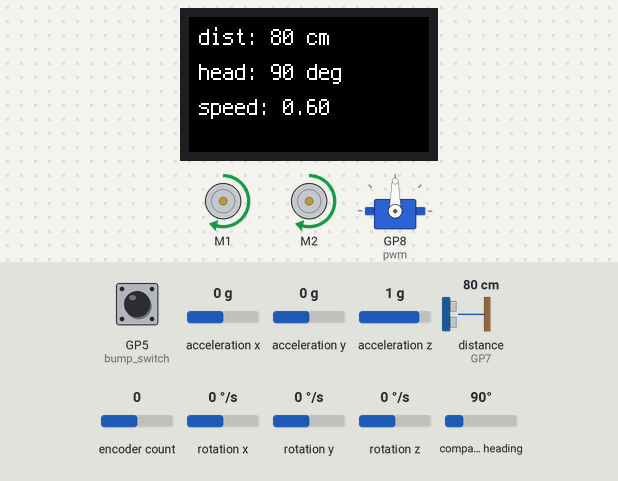
The program below on a simulated Raspberry Pi Pico running CircuitPython. Parts: 2 × DC motor (green arrow = forward, orange = backward, longer = faster), 240×135 colour display, servo. The inputs (shaded band) are chosen by the test bench; at power-on: rotation y 0 °/s, GP5 (bump_switch) HIGH, distance to the obstacle (sensor on GP7) 80 cm, encoder count 0, acceleration y 0 g, acceleration x 0 g, acceleration z 1 g, rotation x 0 °/s, rotation z 0 °/s, compass heading 90°. The echo pulse lasts 58.3 µs per cm; the board's own WiFi access point starts at once; what the program prints to the serial console is not drawn.

Above: at 3.2 s.
3.3 s: rotation y set to -192 °/s
At 6.2 s:
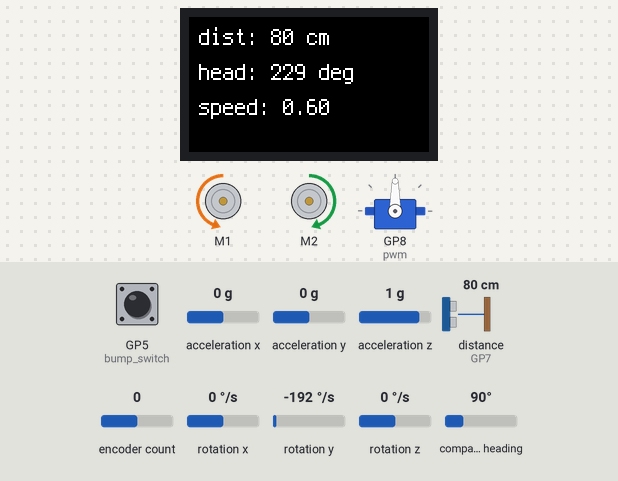
6.3 s: GP5 (bump_switch) pulled LOW for 3.2 s
At 9.44 s:
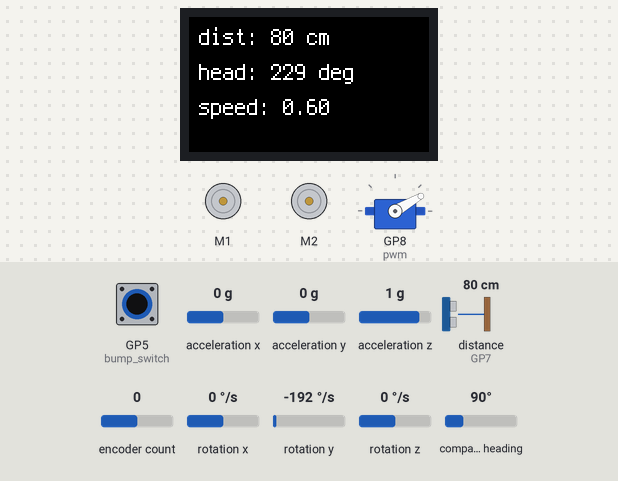
10.1 s: distance to the obstacle (sensor on GP7) set to 2 cm
At 12.1 s:
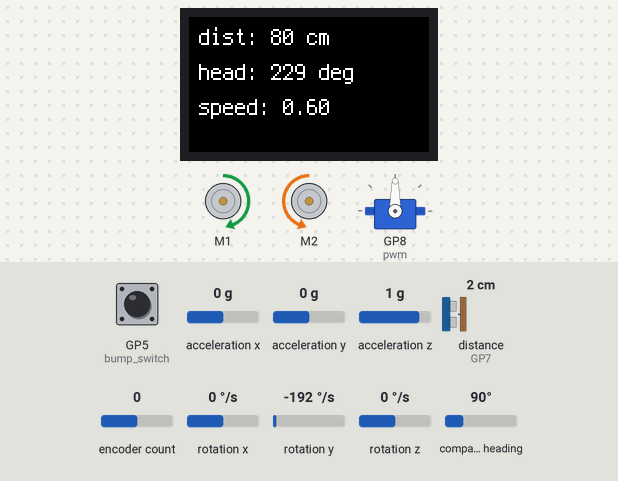
13.1 s: encoder count set to -1
At 15.52 s:
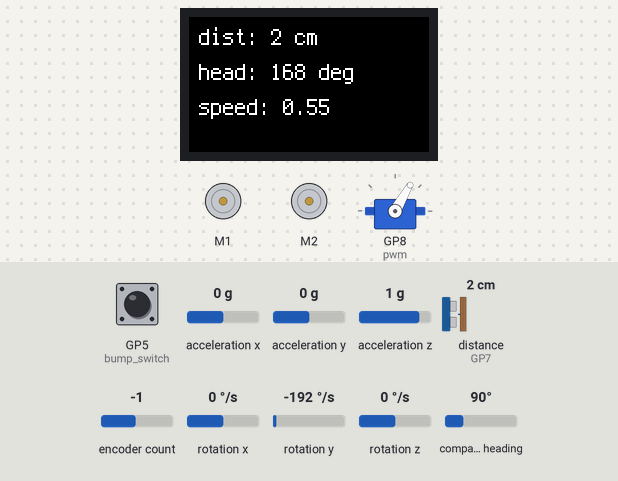
16.1 s: acceleration y set to -1.4 g
At 17.15 s:
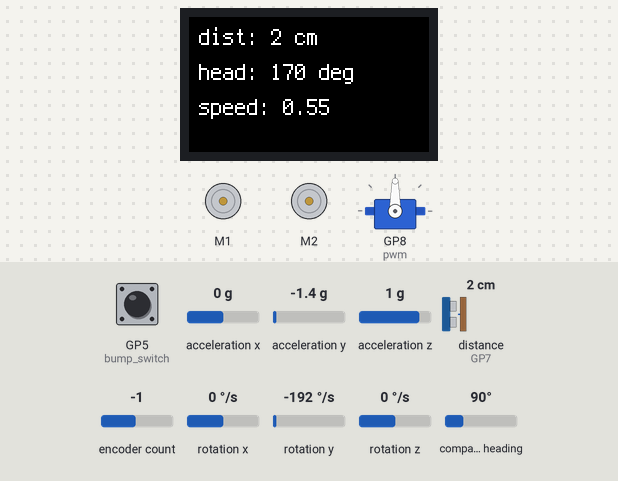
18.2 s: GP5 (bump_switch) pulled LOW for 1 s
Timing chart, 0 to 20.8 s (numbered marks = the images above; inputs shaded):
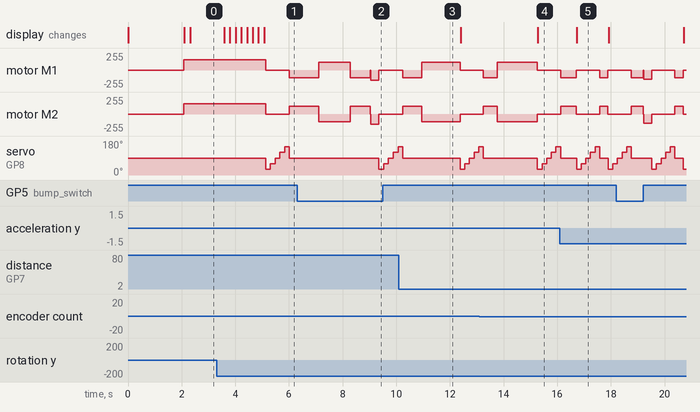

Measured:
- after the input at 3.3 s, the display: first changes after 0.29 s (image 1 shows a later state)
- after the input at 6.3 s, servo on GP8 (pwm): 90° → 30° after 3.1 s, → 60° 0.18 s later, → 90° 0.18 s later, → 120° 0.18 s later, … (5 changes in this stretch)
- after the input at 10.1 s, motor M1, motor M2: goes on until 12.4 s, then stays stopped
- after the input at 13.1 s, the display: changes after 2.2 s (image 4)
- after the input at 16.1 s, the display: changes after 0.64 s (image 5)
- what the display in image 5 shows lasts 1.2 s, from 16.7 s to 17.9 s

The program:

code.py
```python
# code.py -- full build: the finished Random Rover (Classes 1-6, all stretch goals).
# ruff: noqa: I001 -- import order matters here (see the comments on each import).
# Class 5's stop-look-go rover (class-5-code.py), plus Class 6's three stretch goals:
#   Stretch 1 -- speed_knob:    the encoder sets the drive speed live
#   Stretch 2 -- history_chart: rolling-history chart on the rover website
#   Stretch 3 -- tft_status:    on-board screen with real distance/heading/speed
# Drives forward, rescans on a timer or on proximity, turns toward the clearest
# direction by compass (closed-loop), and reports its decisions on the website.
import time
import board
import digitalio
import pwmio
import adafruit_hcsr04
from adafruit_motor import servo
import motor_driver   # Class 3
import tft_status     # Stretch 3 -- imported first so the screen is up during boot
import rover_server   # Class 5 library version -- importing it calibrates the gyro
                      # and reads the compass, so boot the rover still and flat
import history_chart  # noqa: F401 -- Stretch 2 -- must come after rover_server (edits its STATUS_PAGE)
import speed_knob     # Stretch 1

sonar = adafruit_hcsr04.HCSR04(trigger_pin=board.GP6, echo_pin=board.GP7)
pwm = pwmio.PWMOut(board.GP8, duty_cycle=0, frequency=50)
scan_servo = servo.Servo(pwm, min_pulse=500, max_pulse=2500)  # recalibrate per servo if needed

# The two fixed safety sensors -- both are digital, LOW when triggered.
bump_switch = digitalio.DigitalInOut(board.GP5)
bump_switch.direction = digitalio.Direction.INPUT
bump_switch.pull = digitalio.Pull.UP  # switch pulls the pin LOW when pressed

ir_sensor = digitalio.DigitalInOut(board.GP13)
ir_sensor.direction = digitalio.Direction.INPUT  # module drives its own LOW-on-detect output

# Tune these for your specific robot -- start conservative and adjust.
DRIVE_SPEED = 0.6                     # STARTING drive speed -- the knob changes it live
TURN_SPEED = 0.45                     # spin-in-place speed -- slow enough to stop near the target
SCAN_ANGLES = [30, 60, 90, 120, 150]  # servo degrees, left to right
CENTER_ANGLE = 90                     # servo angle that looks straight ahead
SETTLE_TIME = 0.15                    # seconds -- let the servo stop before trusting a reading
STOP_DISTANCE_CM = 25                 # distance that triggers an immediate rescan
SCAN_INTERVAL = 3.0                   # seconds -- rescan on this timer even if nothing is close
HEADING_TOLERANCE_DEG = 5             # "close enough" to the target heading
TURN_TIMEOUT_S = 3.0                  # give up on a turn whose heading never arrives
BACKOFF_S = 0.3                       # reverse time after a safety stop


def wait(seconds):
    """Drop-in for time.sleep() that keeps rover_server's IMU filter running
    about every 20 ms -- otherwise the heading would miss motion made while sleeping."""
    end_time = time.monotonic() + seconds
    while time.monotonic() < end_time:
        rover_server.update()
        time.sleep(0.02)


def read_distance():
    """Distance in cm, or None if the sensor missed its echo."""
    try:
        return sonar.distance
    except RuntimeError:
        return None


def scan():
    """Sweep SCAN_ANGLES and return the angle with the most open space."""
    readings = {}
    for angle in SCAN_ANGLES:
        scan_servo.angle = angle
        wait(SETTLE_TIME)
        readings[angle] = read_distance()
        print("scan: angle", angle, "distance_cm", readings[angle])
    scan_servo.angle = CENTER_ANGLE
    valid = {a: d for a, d in readings.items() if d is not None}
    best_angle = max(valid, key=valid.get) if valid else CENTER_ANGLE
    print("scan: chosen angle", best_angle)
    return best_angle


def heading_error(target):
    """Signed degrees from the current heading to target, -180..180 (+ = turn right).
    The +180 / % 360 / -180 trick makes 350 -> 10 a 20-degree turn, not 340."""
    return (target - rover_server.latest_heading + 180) % 360 - 180


def turn_toward(angle):
    """Spin in place until the compass heading points where the scan angle did."""
    degrees_off_center = angle - CENTER_ANGLE  # + = right of straight ahead
    if abs(degrees_off_center) < HEADING_TOLERANCE_DEG:
        print("drive: no turn needed")
        return
    target = (rover_server.latest_heading + degrees_off_center) % 360
    print("drive: turning", degrees_off_center, "deg to heading", round(target))
    start = time.monotonic()
    while True:
        error = heading_error(target)
        if abs(error) <= HEADING_TOLERANCE_DEG:
            break
        if time.monotonic() - start > TURN_TIMEOUT_S:
            print("drive: turn timed out, still off by", round(error), "deg")
            break
        if error > 0:
            motor_driver.drive(TURN_SPEED, -TURN_SPEED)   # spin right (clockwise)
        else:
            motor_driver.drive(-TURN_SPEED, TURN_SPEED)   # spin left -- also fixes overshoot
        wait(0.02)  # no server.poll() during a turn: its 0.25 s pause would overshoot
    motor_driver.stop()
    print("drive: heading now", round(rover_server.latest_heading))


def safety_override_triggered():
    """Check the bump switch and IR sensor; return which one fired, or "none"."""
    if not bump_switch.value:  # pulled LOW when pressed
        print("SAFETY: bump switch contact")
        return "limit_switch"
    if not ir_sensor.value:  # module drives LOW when it sees an obstacle
        print("SAFETY: IR sensor near-field obstacle")
        return "ir"
    return "none"


def poll_website():
    """Answer any pending website request. A browser that gave up waiting (the
    rover was scanning or turning) has already hung up, so sending the reply
    raises BrokenPipeError -- skip that request instead of crashing."""
    try:
        rover_server.server.poll()
    except OSError:
        pass


print("Full build -- Random Rover starting...")
speed_knob.reset(DRIVE_SPEED)
scan_servo.angle = CENTER_ANGLE
last_scan_time = time.monotonic()

while True:
    poll_website()  # answer any pending website request
    rover_server.scan_status["drive_state"] = "driving"
    speed = speed_knob.update()
    print("drive: forward, heading", round(rover_server.latest_heading), "speed", round(speed, 2))
    motor_driver.drive(speed, speed)

    stop_reason = "none"
    while True:
        poll_website()
        new_speed = speed_knob.update()  # Stretch 1: knob clicks take effect while driving
        if new_speed != speed:
            speed = new_speed
            motor_driver.drive(speed, speed)
        stop_reason = safety_override_triggered()
        if stop_reason != "none":
            rover_server.scan_status["drive_state"] = "stopped"
            motor_driver.stop()
            print("drive: emergency stop-and-reverse (safety override)")
            motor_driver.drive(-speed, -speed)
            wait(BACKOFF_S)  # back off enough to clear whatever triggered it
            motor_driver.stop()
            break
        distance = read_distance()
        tft_status.show(distance, rover_server.latest_heading, speed)  # Stretch 3
        if distance is not None and distance < STOP_DISTANCE_CM:
            print("drive: obstacle close, distance_cm", distance)
            stop_reason = "ultrasonic"
            break
        if time.monotonic() - last_scan_time >= SCAN_INTERVAL:
            break
        wait(0.05)

    rover_server.scan_status["stop_reason"] = stop_reason
    rover_server.scan_status["drive_state"] = "scanning"
    motor_driver.stop()
    print("drive: stopped for scan" if stop_reason == "none" else "drive: emergency stop for scan")
    best_angle = scan()
    rover_server.scan_status["scan_heading"] = best_angle
    turn_toward(best_angle)
    last_scan_time = time.monotonic()
```

motor_driver.py
```python
# motor_driver.py -- DRV8833 motor driver library.
import board
import pwmio
from adafruit_motor import motor

MAX_THROTTLE = 0.6  # calibrate per robot

pwm_ain1 = pwmio.PWMOut(board.GP9, frequency=50)
pwm_ain2 = pwmio.PWMOut(board.GP10, frequency=50)
pwm_bin1 = pwmio.PWMOut(board.GP11, frequency=50)
pwm_bin2 = pwmio.PWMOut(board.GP12, frequency=50)

motor_a = motor.DCMotor(pwm_ain1, pwm_ain2)
motor_b = motor.DCMotor(pwm_bin1, pwm_bin2)

last_direction_a = 0
last_direction_b = 0


def _clamp(throttle):
    if throttle is None:
        return None
    return max(-MAX_THROTTLE, min(MAX_THROTTLE, throttle))


def _sign(throttle):
    if not throttle:
        return 0
    return 1 if throttle > 0 else -1


def drive(left, right):
    global last_direction_a, last_direction_b
    motor_a.throttle = _clamp(left)
    motor_b.throttle = _clamp(right)
    last_direction_a = _sign(left)
    last_direction_b = _sign(right)


def stop():
    global last_direction_a, last_direction_b
    motor_a.throttle = 0.0
    motor_b.throttle = 0.0
    last_direction_a = 0
    last_direction_b = 0
```

tft_status.py
```python
# tft_status.py -- full build: Class 6 Stretch 3 (class-6-code-3.py) as a library.
# ST7789 1.14" TFT over SPI showing the rover's REAL distance, heading, and speed.
# code.py calls show() as often as it likes; the screen only redraws every
# REFRESH_S seconds, because redrawing is much slower than a filter step.
import time
import board
import busio
import displayio
import terminalio
from fourwire import FourWire
from adafruit_st7789 import ST7789
from adafruit_display_text import label

REFRESH_S = 0.2  # redraw the screen 5 times a second

# Always release any previously-active display before creating a new one --
# skipping this is the most common cause of a blank/garbled screen.
displayio.release_displays()

spi = busio.SPI(clock=board.GP26, MOSI=board.GP27)  # second SPI bus -- GP19 is the odometry sensor
display_bus = FourWire(spi, command=board.GP21, chip_select=board.GP20, reset=board.GP22)
# rowstart/colstart shift drawing onto the visible glass -- see the Pre-Class TFT homework note
display = ST7789(display_bus, width=240, height=135, rotation=270, rowstart=40, colstart=53)

group = displayio.Group()
distance_label = label.Label(terminalio.FONT, text="dist: -- cm", x=10, y=20, scale=2)
heading_label = label.Label(terminalio.FONT, text="head: -- deg", x=10, y=55, scale=2)
speed_label = label.Label(terminalio.FONT, text="speed: --", x=10, y=90, scale=2)
group.append(distance_label)
group.append(heading_label)
group.append(speed_label)
display.root_group = group

_last_refresh = 0.0


def show(distance_cm, heading, speed):
    """Update the three lines, at most once every REFRESH_S seconds.
    distance_cm may be None (the sensor missed its echo)."""
    global _last_refresh
    now = time.monotonic()
    if now - _last_refresh < REFRESH_S:
        return
    _last_refresh = now
    distance_label.text = "dist: -- cm" if distance_cm is None else "dist: {:.0f} cm".format(distance_cm)
    heading_label.text = "head: {:.0f} deg".format(heading)
    speed_label.text = "speed: {:.2f}".format(speed)
```

history_chart.py
```python
# class-6-code-2.py -- save as history_chart.py; code.py does `import history_chart`
# Stretch 2: add a rolling-history chart to the rover website already running
# since Class 3. Reuses rover_server's `server` object -- no new WiFi join, no
# new adafruit_httpserver instance. This file only appends a small history
# section to the existing status page's HTML.

import rover_server  # Classes 3-5's website; server/scan_status already exist

CHART_PAGE_ADDITION = """
<h2>Recent History</h2>
<canvas id="hist" width="600" height="200" style="border:1px solid #333"></canvas>
<script>
let history = [];
async function pollHistory() {
    const r = await fetch('/data.json');   // same route Classes 3-5 already serve
    const d = await r.json();
    history.push(d);
    if (history.length > 150) history.shift();  // rolling ~150-sample window
    const canvas = document.getElementById('hist');
    const ctx = canvas.getContext('2d');
    ctx.clearRect(0, 0, canvas.width, canvas.height);
    drawSeries(ctx, canvas, history, p => p.roll, 2, 'orange');    // IMU tilt
    drawSeries(ctx, canvas, history, p => p.pitch, 2, 'blue');     // IMU tilt
    drawSeries(ctx, canvas, history, p => p.heading - 180, 0.5, 'purple');  // compass, 0-360 centered
    drawSeries(ctx, canvas, history, p => p.speed_left_cms, 10, 'green');  // wheel speed
    setTimeout(pollHistory, 200);
}
function drawSeries(ctx, canvas, hist, getValue, scale, color) {
    ctx.strokeStyle = color;
    ctx.beginPath();
    hist.forEach((p, i) => {
        const x = i * (canvas.width / 150);
        const y = canvas.height / 2 - getValue(p) * scale;
        i === 0 ? ctx.moveTo(x, y) : ctx.lineTo(x, y);
    });
    ctx.stroke();
}
pollHistory();
</script>
"""

# Append CHART_PAGE_ADDITION into rover_server.STATUS_PAGE's existing HTML
# (before the closing </body> tag) rather than replacing the whole page, so
# the wheel-speed/orientation/scan-state numbers Classes 3-5 already show
# keep displaying above the new chart.
rover_server.STATUS_PAGE = rover_server.STATUS_PAGE.replace(
    "</body>", CHART_PAGE_ADDITION + "</body>"
)

# No new route is needed: rover_server's existing "/" handler looks up
# STATUS_PAGE each time a browser asks, so it serves the edited page from now on.
# No new main loop, no new server.start(), no new server.poll() loop here --
# class-5-code.py's (or class-6-code-1.py's, if merged) existing main loop
# already calls rover_server.server.poll() every cycle.
```

speed_knob.py
```python
# speed_knob.py -- full build: Class 6 Stretch 1 (class-6-code-1.py) as a library.
# The Class 1 KY-040 encoder on GP3/GP4 sets the rover's drive speed live.
# rotaryio counts the encoder's clicks in hardware, in the background, so no
# click is lost while code.py is busy scanning, turning, or answering the
# website -- the hardware version of Class 1's debouncing idea.
import board
import rotaryio
import motor_driver

MIN_SPEED = 0.3   # keep above your straight-drive stall point (tuning Step 10)
MAX_SPEED = 0.9   # Class 6 placeholder -- clamped to motor_driver.MAX_THROTTLE below
SPEED_STEP = 0.05

# Speeds above MAX_THROTTLE do nothing (motor_driver clamps them), so the knob
# stops at whichever limit is lower -- no dead clicks at the top of the range.
TOP_SPEED = min(MAX_SPEED, motor_driver.MAX_THROTTLE)

# Clockwise = faster. If yours runs backwards, swap board.GP3 and board.GP4 here.
# If it takes two clicks per speed step, add divisor=2 (some KY-040s give fewer
# pulses per click). The device test tells you which you need.
_encoder = rotaryio.IncrementalEncoder(board.GP3, board.GP4)  # CLK, DT -- Class 1 wiring
_last_position = _encoder.position
current_speed = TOP_SPEED


def reset(speed):
    """Start from code.py's DRIVE_SPEED. Not clamped to MIN_SPEED, so
    DRIVE_SPEED = 0 (tuning Step 7) still means 'don't drive' until the knob turns."""
    global current_speed
    current_speed = min(speed, TOP_SPEED)


def update():
    """Apply any knob clicks since the last call and return current_speed."""
    global current_speed, _last_position
    position = _encoder.position
    clicks = position - _last_position
    if clicks:
        _last_position = position
        current_speed = max(MIN_SPEED, min(TOP_SPEED, current_speed + clicks * SPEED_STEP))
        print("knob: current_speed", round(current_speed, 2))
    return current_speed
```

wheel_odometry.py
```python
# wheel_odometry.py -- wheel-speed odometry via slot IR optocouplers.
import time
import board
import digitalio
from adafruit_debouncer import Debouncer
import motor_driver

WHEEL_DIAMETER_MM = 67
SLOTS_PER_REV = 20  # count your own wheel's encoder disc slots by hand and set this
SAMPLE_SECONDS = 0.25
CALLBACK_SECONDS = 0.02
WHEEL_CIRCUMFERENCE_CM = (WHEEL_DIAMETER_MM / 10) * 3.14159
WHEEL_CIRCUMFERENCE_PER_SLOT = WHEEL_CIRCUMFERENCE_CM / SLOTS_PER_REV
CMS_PER_TICK = WHEEL_CIRCUMFERENCE_PER_SLOT / SAMPLE_SECONDS   # cm/s of speed per counted tick

sensor_a = digitalio.DigitalInOut(board.GP19)
sensor_a.direction = digitalio.Direction.INPUT
sensor_b = digitalio.DigitalInOut(board.GP17)
sensor_b.direction = digitalio.Direction.INPUT

debounced_a = Debouncer(sensor_a)
debounced_b = Debouncer(sensor_b)


def _ticks_to_cms(ticks):
    revolutions = ticks / SLOTS_PER_REV
    return (revolutions * WHEEL_CIRCUMFERENCE_CM) / SAMPLE_SECONDS


def read_speed(while_sampling=None):
    ticks_a = 0
    ticks_b = 0
    end_time = time.monotonic() + SAMPLE_SECONDS
    next_callback = time.monotonic()
    while time.monotonic() < end_time:
        debounced_a.update()
        debounced_b.update()
        if debounced_a.fell:
            ticks_a += 1
        if debounced_b.fell:
            ticks_b += 1
        if while_sampling is not None and time.monotonic() >= next_callback:
            while_sampling()  # optional -- used by Class 4's rover_server.py
            next_callback = time.monotonic() + CALLBACK_SECONDS
    speed_left = _ticks_to_cms(ticks_a)
    speed_right = _ticks_to_cms(ticks_b)
    return (speed_left, motor_driver.last_direction_a,
            speed_right, motor_driver.last_direction_b)
```

Source omitted: rover_server.py (9647 bytes)
